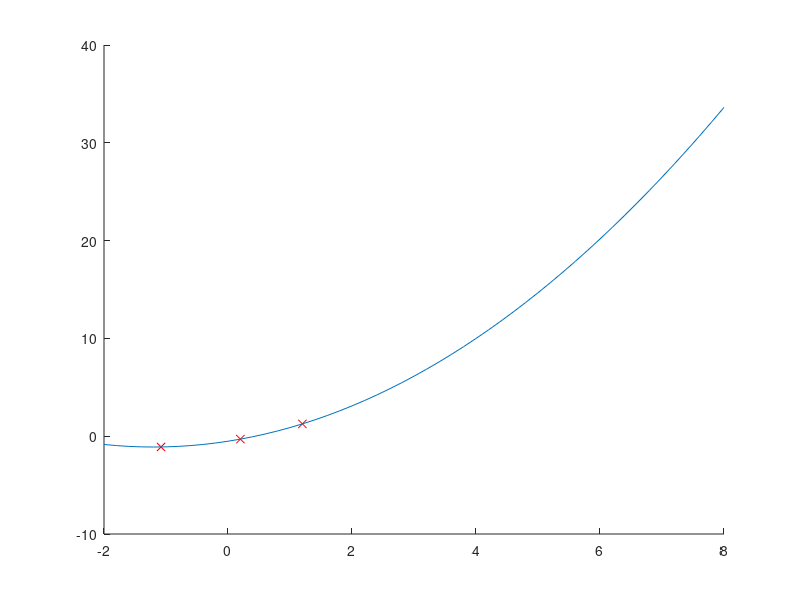

MATLAB code to generate this figure:
clear all
close all
clc

pts = dlmread('punti.csv');

% V = fliplr(vander(pts(:,1)));
n = size(pts,1);
V = ones(n);
for k=2:n
    V(:,k) = pts(:,1).^(k-1);
end

a = V\pts(:,2);

X = -2:0.2:8;

% Y = a(1) + a(2)*X + a(3)*X.^2;
Y = (X * 0) + a(1);
for k=2:n
    Y = Y + a(k)*X.^(k-1);
end

figure, hold on
plot(pts(:,1), pts(:,2), 'rx')
plot(X,Y)



